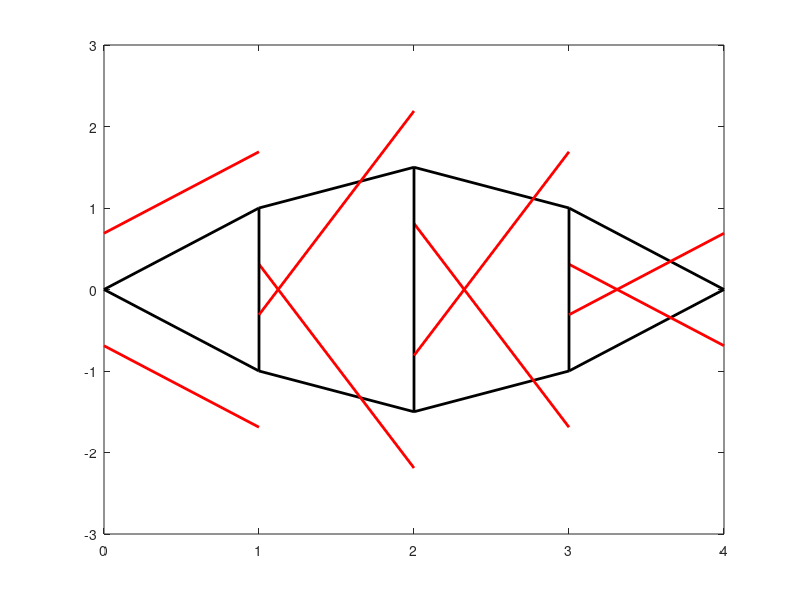

This figure's MATLAB source:
%% plot
% 结构图
F=[6899.36731652492
-8100.63268347506
1.70895773297093e-12
-6899.36731652492
8100.63268347508
-849.422886975006
6899.36731652493
-1550.31634173753
849.422886975003
-6899.36731652494
1550.31634173754
849.422886621435
6899.36731652494
1550.31634173754
-849.422886621437
-6899.36731652493
-1550.31634173753
-849.422886975001
6899.36731652492
8100.63268347508
849.422886974999
-6899.36731652492
-8100.63268347509
1.55048288198557e-11
-2.32540558782420e-11
3449.68365826245
3.84920182973305e-12
1.27623168891000e-11
-3449.68365826246
-4.53720783925910e-13
2.14394627940638e-12
6899.36731652493
1.47298535647647e-12
-9.30348225975759e-12
-6899.36731652493
-1.22795892882227e-11
1.16132546030407e-11
3449.68365826245
3.21707873629909e-12
-6.26420234562309e-12
-3449.68365826244
-5.07414711572091e-12
-6899.36731652491
-6899.36731652491
-1.08041055908046e-12
6899.36731652492
6899.36731652491
3.07076167705813e-12
-6899.36731652493
-3449.68365826245
6.96187075979707e-12
6899.36731652493
3449.68365826246
-4.21752253484727e-12
-6899.36731652492
3449.68365826247
-2.72493459314592e-12
6899.36731652492
-3449.68365826247
9.02649587591169e-12
-6899.36731652491
6899.36731652492
3.82205619371169e-12
6899.36731652491
-6899.36731652492
-3.80213523974158e-13]*1e-4;

N=[0 0 0;1 -1 0;2 -1.5 0;3 -1 0;4 0 0;3 1 0;2 1.5 0;1 1 0]';N=N';
C_b_in = [1 2;2 3;3 4;4 5;2 8;3 7;4 6;1 8;8 7;7 6;6 5]; 

va1=1;va2=4;

for i=1:11
    for j=1:2
        var1(:,j)=C_b_in(i,j);
    end
    var2=var1(1);var3=var1(2);
    var4=N(var2,:);var5=N(var3,:);
    var6=var4(1);var7=var4(2);var8=var5(1);var9=var5(2);
    x=[var6,var8];y=[var7,var9];
    plot(x,y,'k','LineWidth',2)
    hold on;
    fn1=F(va1)+y(1);fn2=F(va2)+y(2);
    va1=va1+6;va2=va2+6;
    fn=[-fn1,fn2];
    plot(x,fn,'r','LineWidth',2)
    hold on;
end